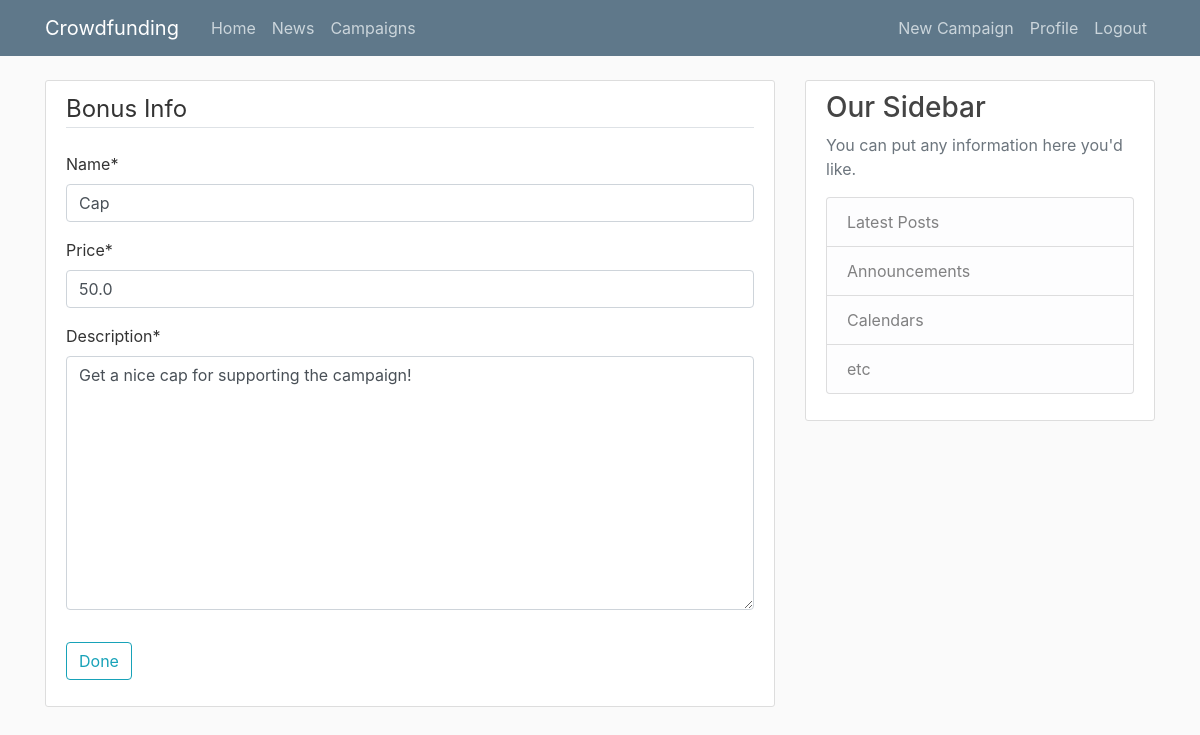
The app's page /bonuses/3/update (signed in) with its own data.
### campaigns/models.py (models this page shows, shortened)
class Bonus(models.Model):
    name = models.CharField(max_length=255)
    price = models.FloatField()
    description = models.TextField()
    campaign = models.ForeignKey(Campaign, on_delete=models.CASCADE, related_name="bonuses")

### campaigns/views.py (the view)
# urls.py: path('bonuses/<int:pk>/update', BonusesUpdateView.as_view(), name='bonuses-update'),
class BonusesUpdateView(LoginRequiredMixin, UserPassesTestMixin, UpdateView):
    model = Bonus
    fields = ['name', 'price', 'description']
    def test_func(self):
        bonus = self.get_object()
        if self.request.user == bonus.campaign.owner:
            return True
        return False

### campaigns/templates/campaigns/bonus_form.html (shortened to what this page needs)
{% extends "campaigns/base.html" %}
{% load crispy_forms_tags %}
{% block content %}
    <div class="content-section">
        <form method="POST">
            <fieldset class="form-group">
                <legend class="border-bottom mb-4">Bonus Info</legend>
                {{ form|crispy }}
            </fieldset>
            <div class="form-group">
                <button class="btn btn-outline-info" type="submit">Done</button>
            </div>
        </form>
    </div>
{% endblock content %}

### campaigns/static/campaigns/main.css (style rules this page uses)
body { background: #fafafa; color: #333333; margin-top: 5rem; }
.content-section { background: #ffffff; padding: 10px 20px; border: 1px solid #dddddd; border-radius: 3px; margin-bottom: 20px; }

### records on screen
Bonus: name "Cap", price "50.0", description "Get a nice cap for supporting the campaign!"
